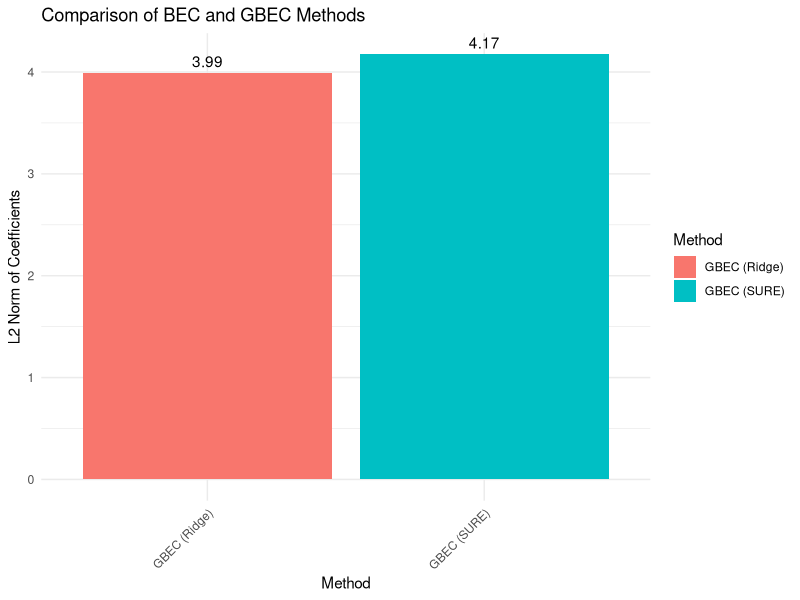

Generate this figure with R:
# Load necessary libraries
library(MASS)
library(glmnet)
library(ggplot2)

# Function to generate simulated data
generate_data <- function(n, p, sigma_noise) {
  X <- mvrnorm(n, rep(0, p), diag(p))
  beta <- runif(p, -1, 1)
  f <- rnorm(n)
  epsilon <- rnorm(n, 0, sigma_noise)
  Y <- X %*% beta + f + epsilon
  return(list(X = X, Y = Y, beta = beta))
}

# Function to compute BEC using pseudo-inverse (with error handling)
compute_bec <- function(X, Y) {
  Sigma <- cov(X)
  
  # Ensure Sigma is a matrix (not a dataframe)
  Sigma <- as.matrix(Sigma)
  
  # Ensure J is a column vector and has the correct dimensions
  J <- matrix(1, ncol(Sigma), 1)
  
  # Check if Sigma is invertible
  if (rcond(Sigma) < .Machine$double.eps) {
    warning("Covariance matrix is ill-conditioned, BEC results may be unreliable.")
  }
  
  Sigma_pseudo_inv <- ginv(Sigma)
  
  # Explicitly ensure dimensions match
  if (ncol(Sigma_pseudo_inv) != nrow(J)) {
    stop("Dimension mismatch between Sigma_pseudo_inv and J.")
  }
  
  c_opt <- 1 / (t(J) %*% Sigma_pseudo_inv %*% J)
  gamma <- c_opt * Sigma_pseudo_inv %*% J
  return(drop(gamma))
}

# Function to compute GBEC using ridge regression
compute_gbec_ridge <- function(X, Y, lambda) {
  model <- glmnet(X, Y, alpha = 0, lambda = lambda, intercept = FALSE)
  gamma <- as.vector(coef(model)[-1])
  return(gamma)
}

# Function to compute GBEC using SURE (Corrected)
compute_gbec_sure <- function(X, Y) {
  n <- nrow(X)
  p <- ncol(X)
  
  model <- glmnet(X, Y, alpha = 0, lambda = seq(0.01, 1, length = 100), intercept = FALSE)
  Y_matrix <- as.matrix(Y)
  predictions <- predict(model, X)
  residuals_squared <- sweep(predictions, 1, Y_matrix, FUN = "-")^2
  df <- model$df
  sigma2_hat <- colMeans(residuals_squared) / (1 - df / n)
  sure <- colSums(residuals_squared) + 2 * sigma2_hat * df - n * sigma2_hat
  best_lambda_index <- which.min(sure)
  best_lambda <- model$lambda[best_lambda_index]
  
  if (is.null(best_lambda)) {
    stop("Could not determine the optimal lambda. SURE calculation failed.")
  }
  
  gamma <- as.vector(coef(model, s = best_lambda)[-1])
  return(gamma)
}

# Simulation settings
set.seed(123)
n <- 100
p <- 50
sigma_noise <- 0.5

# Generate data
data <- generate_data(n, p, sigma_noise)
X <- data$X
Y <- data$Y

# Compute BEC and GBEC with error handling
gamma_bec <- tryCatch(
  compute_bec(X, Y),
  error = function(e) {
    warning(paste("Error computing BEC:", e$message))
    rep(NA, p) # Return a vector of NAs if there's an error
  }
)
gamma_gbec_ridge <- compute_gbec_ridge(X, Y, lambda = 0.1)
gamma_gbec_sure <- compute_gbec_sure(X, Y)

# Comparison of methods (including BEC even if there's an error)
comparison <- data.frame(
  Method = c("BEC", "GBEC (Ridge)", "GBEC (SURE)"),
  Norm = c(norm(gamma_bec, "2"), norm(gamma_gbec_ridge, "2"), norm(gamma_gbec_sure, "2"))
)

# Remove any NA values before plotting
comparison <- comparison[complete.cases(comparison),]

# Create the bar plot with labels
ggplot(comparison, aes(x = Method, y = Norm, fill = Method)) +
  geom_bar(stat = "identity") +
  geom_text(aes(label = sprintf("%.2f", Norm)), vjust = -0.5) +  # Add labels above the bars
  labs(title = "Comparison of BEC and GBEC Methods",
       x = "Method",
       y = "L2 Norm of Coefficients") +
  theme_minimal() +
  theme(axis.text.x = element_text(angle = 45, hjust = 1))

